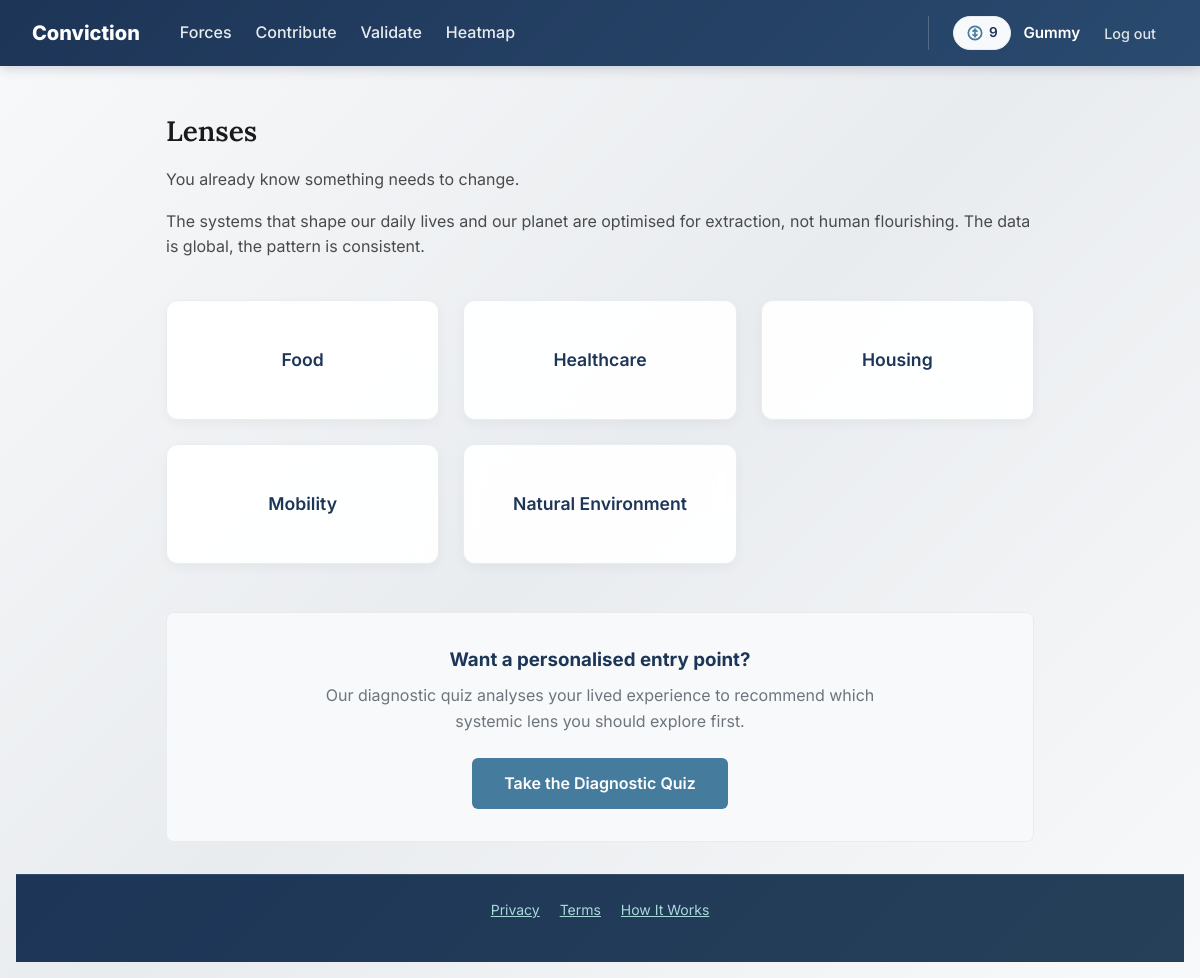
The page / (signed in) on the database its author committed.
### tables this page shows
CREATE TABLE lenses (
    id INTEGER PRIMARY KEY AUTOINCREMENT,
    slug TEXT UNIQUE NOT NULL,
    title TEXT NOT NULL,
    description TEXT,
    created_at TIMESTAMP DEFAULT CURRENT_TIMESTAMP
);

### app.py (the view, shortened to what this page needs)
@app.route('/')
def index():
    db = get_db()
    lenses = models.get_all_lenses(db)
    show_quiz_prompt = False
    quiz_button_text = "Take the Diagnostic Quiz"
    if 'user_id' in session:
        user_id = session['user_id']
        last_quiz = models.get_last_quiz_response(db, user_id)
        if last_quiz is None:
            show_quiz_prompt = True
            quiz_button_text = "Take the Diagnostic Quiz"
        else:
            if models.can_retake_quiz(db, user_id):
                show_quiz_prompt = True
                quiz_button_text = "Retake the Diagnostic Quiz"
    return render_template('index.html',
                           lenses=lenses,  # Pass lenses to template
                           show_quiz_prompt=show_quiz_prompt,
                           quiz_button_text=quiz_button_text)

### app.py (called while the page is built)
@app.before_request
def csrf_protect():
    if request.method == 'POST':
        token = session.get('_csrf_token', None)
        if not token or token != request.form.get('_csrf_token'):
            abort(403)

def get_db():
    if 'db' not in g:
        g.db = sqlite3.connect(
            DATABASE,
            detect_types=sqlite3.PARSE_DECLTYPES
        )
        g.db.row_factory = sqlite3.Row
    return g.db

@app.after_request
def add_security_headers(response):
    response.headers['Cache-Control'] = 'no-store, no-cache, must-revalidate, max-age=0'
    response.headers['Pragma'] = 'no-cache'
    response.headers['Expires'] = '0'
    response.headers['Surrogate-Control'] = 'no-store'
    return response

### models.py (called while the page is built)
def get_all_lenses(db):
    return db.execute('SELECT * FROM lenses ORDER BY title').fetchall()

def get_last_quiz_response(db, user_id):
    return db.execute(
        '''
        SELECT * FROM quiz_responses
        WHERE user_id = ?
        ORDER BY created_at DESC
        LIMIT 1
        ''',
        (user_id,)
    ).fetchone()

### templates/index.html (shortened to what this page needs)
{% extends 'layout.html' %}
{% block content %}
<div class="landing">
    <h1>Lenses</h1>
    <p>You already know something needs to change.</p>
    <p>The systems that shape our daily lives and our planet are optimised for extraction, not human flourishing. The data is global, the pattern is consistent.</p>
    <div class="lens-links">
        {% for lens in lenses %}
            <a href="{{ url_for('lens', slug=lens.slug) }}">{{ lens.title }}</a>
        {% endfor %}
    </div>
    {% if show_quiz_prompt %}
    <div style="margin-top: 3rem; padding: 2rem; background-color: #f8f9fa; border-radius: 8px; border: 1px solid #e9ecef; text-align: center;">
        <h3 style="color: #1d3557; margin-bottom: 0.5rem;">Want a personalised entry point?</h3>
        <p style="color: #6c757d; margin-bottom: 1.5rem; max-width: 600px; margin-left: auto; margin-right: auto;">
            Our diagnostic quiz analyses your lived experience to recommend which systemic lens you should explore first.
        </p>
        <a href="{{ url_for('quiz_route') }}"
           style="display: inline-block; background-color: #457b9d; color: white; padding: 0.8rem 2rem; border-radius: 6px; text-decoration: none; font-weight: 600; transition: background-color 0.2s;">
            {{ quiz_button_text }}
        </a>
    </div>
    {% endif %}
</div>
{% endblock %}

### static/css/styles.css (style rules this page uses)
*, *::before, *::after { box-sizing: border-box; margin: 0; padding: 0; }
body { font-family: 'Inter', system-ui, sans-serif; line-height: 1.6; padding: 1rem; padding-top: 5rem; min-height: 100vh; display: flex; flex-direction: column; color: #4a4a4a; background: linear-gradient(135deg, #f8f9fa 0%, #e9ecef 50%, #f8f9fa 100%); background-attachment: fixed; }
h1 { font-family: 'Lora', serif; font-size: 1.75rem; font-weight: 600; line-height: 1.4; margin-bottom: 1rem; color: #1a1a1a; }
p { margin-bottom: 1rem; }
.lens-links { display: grid; grid-template-columns: repeat(auto-fit, minmax(220px, 1fr)); gap: 1.5rem; margin: 2.5rem 0; }
.lens-links a { background: rgba(255, 255, 255, 0.95); backdrop-filter: blur(10px); border: 1px solid #e9ecef; border-radius: 12px; padding: 2rem 1.5rem; text-align: center; text-decoration: none; color: #1d3557; font-weight: 600; font-size: 1.1rem; transition: all 0.3s ease; box-shadow: 0 4px 12px rgba(0, 0, 0, 0.04); display: flex; align-items: center; justify-content: center; min-height: 120px; }

### rows shown on the page
lenses: title "Food"
lenses: title "Healthcare"
lenses: title "Housing"
lenses: title "Mobility"
lenses: title "Natural Environment"

### other values the page prints
{{ session.get('token_balance', 0) }} "9"
{{ session.username }} "Gummy"
{{ quiz_button_text }} "Take the Diagnostic Quiz"
